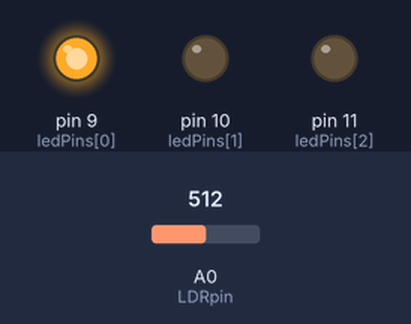
Bench run of a sketch on a simulated Arduino Uno, built with avr-gcc and run on an emulated ATmega328P. On the bench: output pins drawn as LEDs (lit = HIGH). Inputs (shaded band) come from the test bench; at power-on: A0 (LDRpin) = 512. What the sketch prints to the serial monitor is not drawn.

Above: at 0.1 s.
Timing chart, 0 to 1.6 s (numbered marks = the images above):
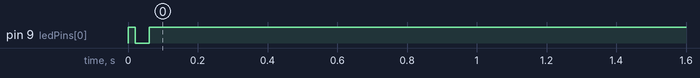

Measured:
- by itself, pin 9 (ledPins[0]): LOW → HIGH at 0.00 s, → LOW 0.02 s later, → HIGH 0.04 s later

The sketch:

LDRsensore.ino
```cpp
#define LDRpin A0
int ledPins[] = {9, 10, 11};
 //change accordingly
int LDR_value=0;
int index;
void setup()
{
  Serial.begin(9600);
  for (index = 0; index <3; index++)
  {
    pinMode(ledPins[index], OUTPUT);
  }

  pinMode(LDRpin, INPUT);
}
void loop()
{
  int value = 0;
  int delayTime = 10;
  digitalWrite(ledPins[0], HIGH);  // turn LED on
                       // pause to slow down
    value = analogRead(A0);
    LDR_value = LDR_value + value;
    Serial.println(LDR_value);
    delay(delayTime);
    digitalWrite(ledPins[0], LOW);
  //oneAtaTime();
}
```
